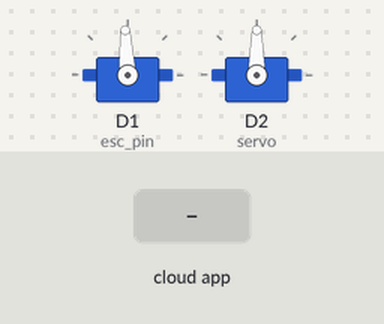
Recording of a sketch running on a simulated ESP8266 (NodeMCU). On the bench: 2 × servo. The inputs (shaded band) are chosen by the test bench. WiFi joins after 1.5 s; servers stay silent unless stated; the Firebase database answers and starts empty; what the sketch prints to the serial monitor is not drawn.

Above: at 0.1 s.
At 2.7 s:
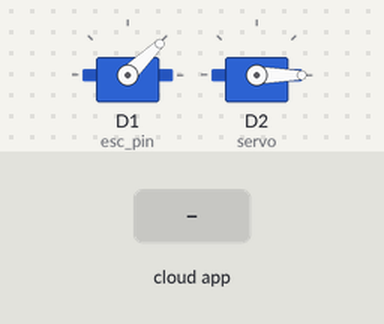
2.8 s: the phone or cloud app sets wheel to 1
At 3.7 s:
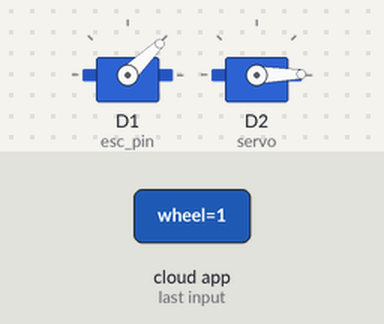
Timing chart, 0 to 5.8 s (numbered marks = the images above; inputs shaded):
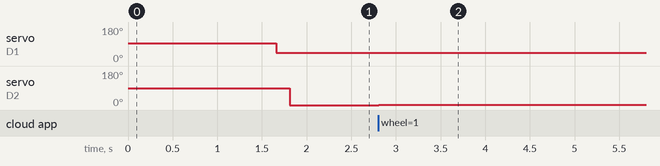

The sketch:

ripe-sensei-arduino.ino
```cpp
#include <Wire.h>
#include <Arduino.h>
#include <ESP8266WiFi.h>
#include <Firebase_ESP_Client.h>
#include "addons/TokenHelper.h"
#include "addons/RTDBHelper.h"
#include <Servo.h>


Servo m1;
Servo servo;
#define esc_pin D1


#define WIFI_SSID "G-Coder"
#define WIFI_PASSWORD "G-Coder@02"

#define API_KEY "AIzaSyCn2iJdbQBA1ZDPdTACuvB12yJS9Wf3UC8"
#define DATABASE_URL "agribot-10b8b-default-rtdb.firebaseio.com/"

FirebaseData fbdo;
FirebaseAuth auth;
FirebaseConfig config;

bool signupOK = false;

unsigned long sendDataPrevMillis = 0;

void setup(){
  m1.attach(esc_pin);
  m1.writeMicroseconds(1500);
  servo.attach(D2);
  Serial.begin(9600);
  WiFi.begin(WIFI_SSID, WIFI_PASSWORD);
  Serial.print("Connecting to Wi-Fi");
  while (WiFi.status() != WL_CONNECTED) {
    Serial.print(".");
    delay(300);
  }
  Serial.println();
  Serial.print("Connected with IP: ");
  Serial.println(WiFi.localIP());
  Serial.println();

  config.api_key = API_KEY;
  config.database_url = DATABASE_URL;

  if (Firebase.signUp(&config, &auth, "", "")) {
    Serial.println("Firebase connection successful");
    signupOK = true;
  } else {
    Serial.printf("Firebase sign-up error: %s\n", config.signer.signupError.message.c_str());
  }

  config.token_status_callback = tokenStatusCallback;
  Firebase.begin(&config, &auth);
  Firebase.reconnectWiFi(true);
}

void loop(){
  if (Firebase.ready() && signupOK && (millis() - sendDataPrevMillis > 500 || sendDataPrevMillis == 0)) {
    sendDataPrevMillis = millis();


    if (Firebase.RTDB.getInt(&fbdo, "Controls/esc")) {
      if (fbdo.dataType() == "int"){
        int escValue = fbdo.intData();
        escValue = constrain(escValue, 1000, 2000);
        m1.writeMicroseconds(escValue);
      }

    } else {
      Serial.println("Failed to read Auto: " + fbdo.errorReason());
    }
    if (Firebase.RTDB.getInt(&fbdo, "Controls/wheel")) {
      if (fbdo.dataType() == "int"){
        int wheelValue = fbdo.intData();
        wheelValue = constrain(wheelValue, 0, 180);
        servo.write(wheelValue);
      }

    } else {
      Serial.println("Failed to read Auto: " + fbdo.errorReason());
    }

  }


}
```

Measured:
- after the input at 2.8 s, servo on D2 (servo): 0° → 1° at once
